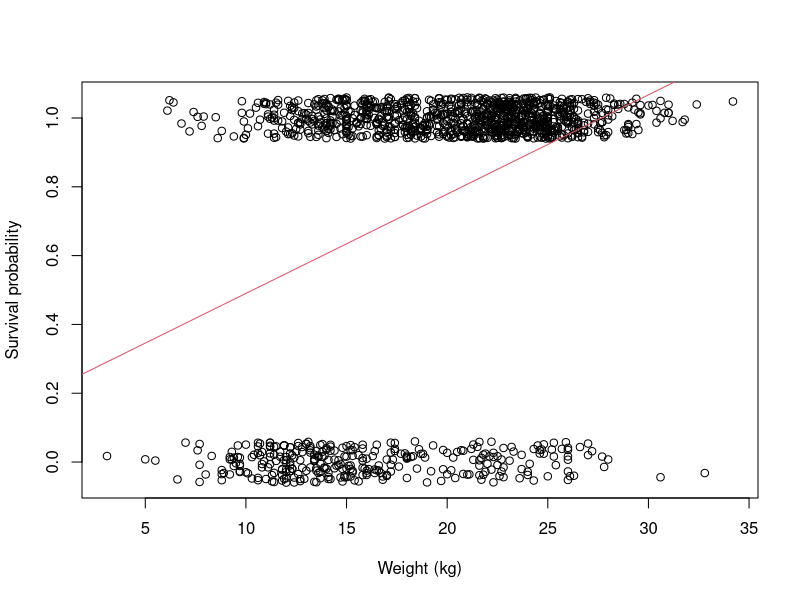
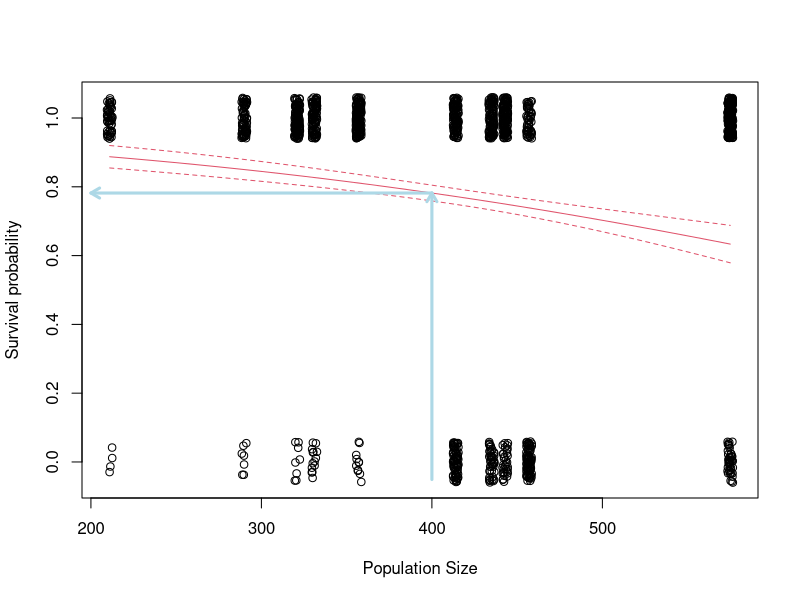
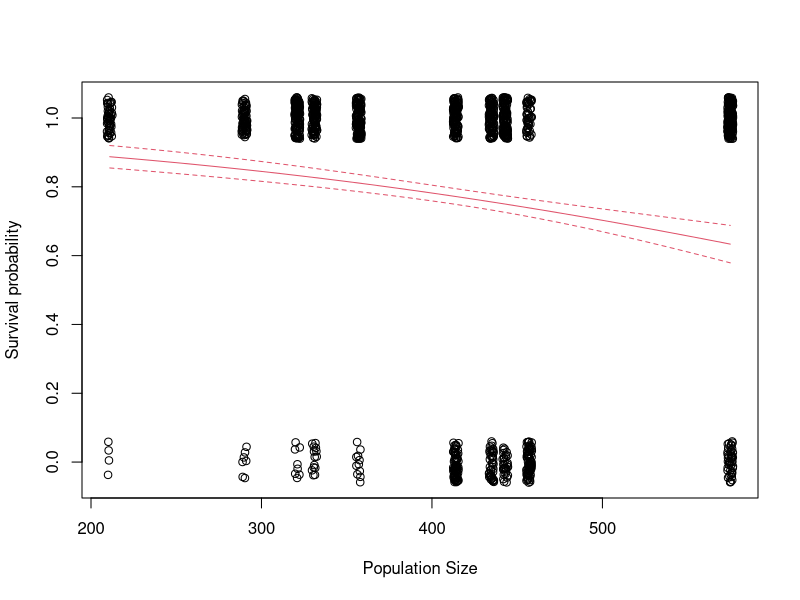
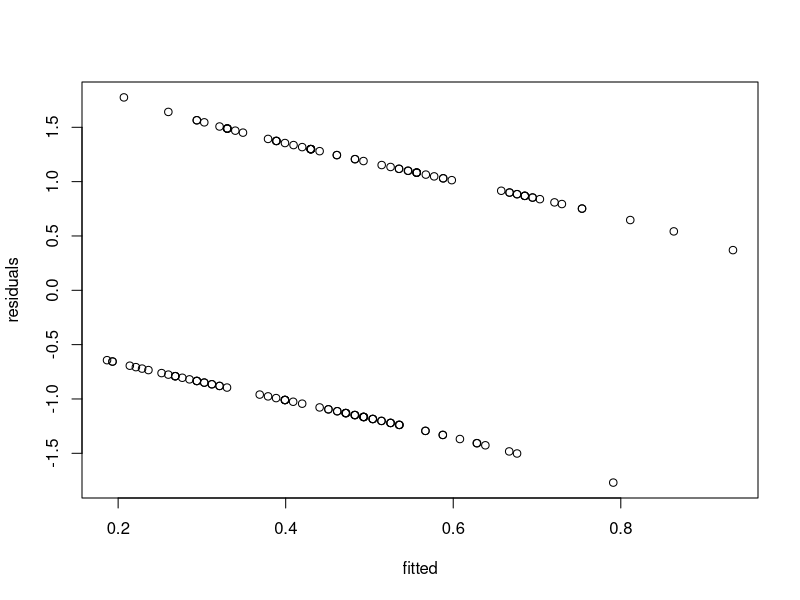
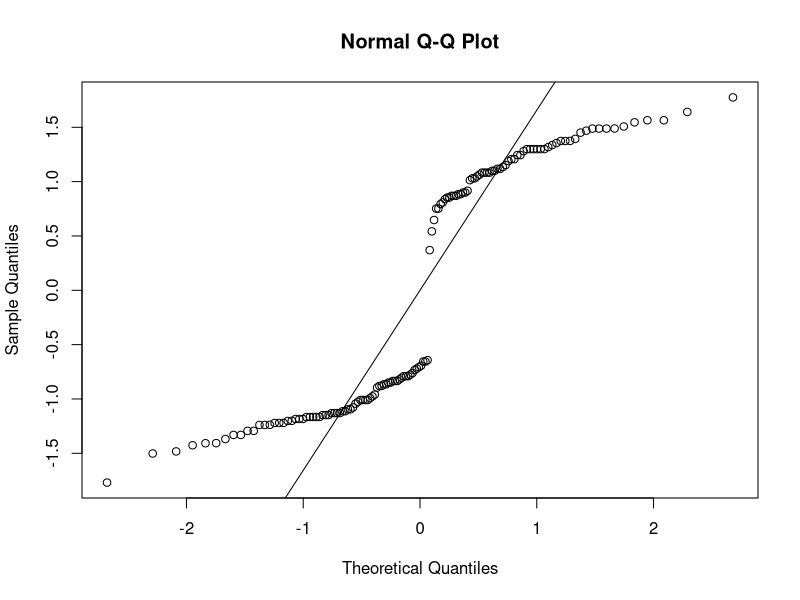
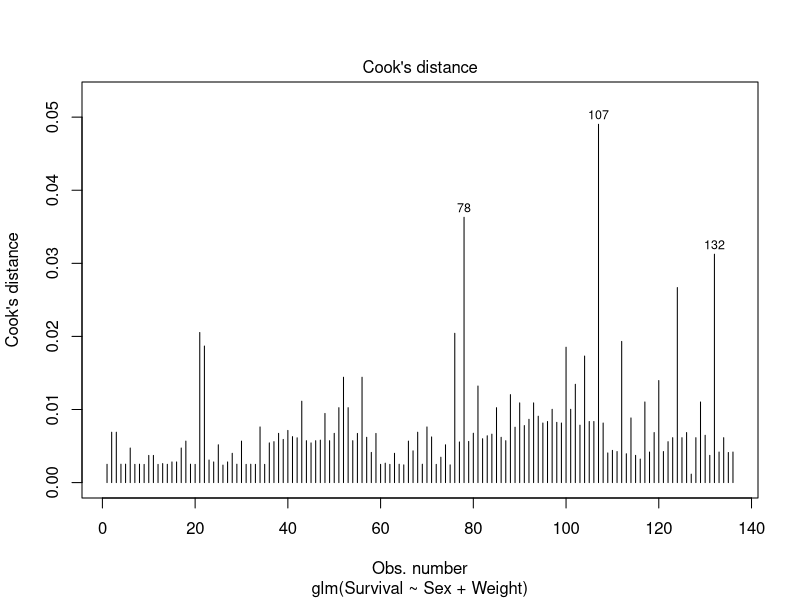
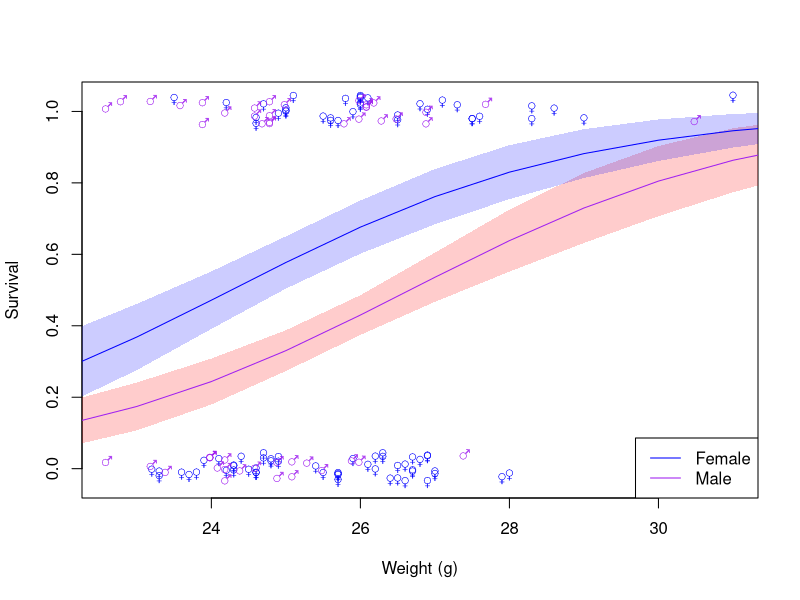

Recreate these plots in R, in order.
## ---- chunk 1
knitr::opts_chunk$set(cache=FALSE, dpi = 48)
## ---- chunk 2
SheepData <- read.csv("SheepData.csv", header=T)
## ---- chunk 3
plot(SheepData$Weight, jitter(SheepData$Survival, factor=0.3), 
     xlab="Weight (kg)", 
     ylab="Survival probability")
abline(lm(Survival~Weight, data=SheepData), col=2)
## ---- chunk 4
mod1 <- glm(Survival ~ PopSize, family = binomial(), data=SheepData)
predx <- data.frame(PopSize=seq(min(SheepData$PopSize),
                                max(SheepData$PopSize),
                                length=30))
predpsurv <- predict(mod1, newdata = predx, se.fit = TRUE, type = "response")
pred400 <- predict(mod1, newdata = data.frame(PopSize=400),
                   type = "response")
plot(jitter(SheepData$PopSize), jitter(SheepData$Survival, factor=0.3), 
     xlab="Population Size", 
     ylab="Survival probability")
lines(predx$PopSize, predpsurv$fit, col=2)
lines(predx$PopSize, predpsurv$fit-1.96*predpsurv$se.fit, col=2, lty=2)
lines(predx$PopSize, predpsurv$fit+1.96*predpsurv$se.fit, col=2, lty=2)
arrows(x0=400, y0=-0.051, x1=400, y1=pred400, col="lightblue",
       length=0.1, lwd=3)
arrows(x0=400, y0=pred400, x1=200, y1=pred400, col="lightblue",
       length=0.1, lwd=3)
## ---- chunk 5
plot(jitter(SheepData$PopSize), jitter(SheepData$Survival, factor=0.3), 
     xlab="Population Size", 
     ylab="Survival probability")
lines(predx$PopSize, predpsurv$fit, col=2)
lines(predx$PopSize, predpsurv$fit-1.96*predpsurv$se.fit, col=2, lty=2)
lines(predx$PopSize, predpsurv$fit+1.96*predpsurv$se.fit, col=2, lty=2)

## ---- chunk 6
SheepData <- read.csv("SheepData.csv", header=T)
## ---- chunk 7
# Run model
model <- glm(Survival ~ Weight, data = SheepData, family=binomial(link=logit))

# Look at results
coef(model)
confint(model)

# Then predict
prediction_intercept <- 1/(1+exp(-(-2.0298345+(0.1754527*0))))
prediction_intercept # weight = 0kg

prediction_20 <- 1/(1+exp(-(-2.0298345+(0.1754527*20))))
prediction_20 # weight = 20kg

prediction_25 <- 1/(1+exp(-(-2.0298345+(0.1754527*25))))
prediction_25 # weight = 25kg

## ---- chunk 8
# first make some `new` X values to predict for
newdata <- data.frame(Weight = seq(0,35,1))

# then predict from your model
predictions <- predict(model, newdata, type="response", se.fit=T)
## ---- chunk 9
# run model for H1
H1 <- glm(Survival ~ Weight, data = SheepData, family=binomial(link=logit))

# run model for H0
H0 <- glm(Survival ~ 1, data = SheepData, family=binomial(link=logit))

# run anova
anova(H0, H1, test = "LRT")

## ---- chunk 10
SparrowData <- read.csv("Sparrows.csv", header=T)

model0 <- glm(Survival ~ Sex + Weight, data = SparrowData, family = binomial(link=logit))
model1 <- glm(Survival ~ Sex * Weight, data = SparrowData, family = binomial(link=logit))

anova(model0, model1, test="LRT")

## ---- chunk 11
# fitted versus residuals plot
# remember these are deviance residuals
fitted <- fitted(model0)
residuals <- resid(model0)
plot(fitted, residuals)

# normal QQ plot
qqnorm(residuals)
qqline(residuals)

# cook's distance
plot(model0, which=4)

# dispersion
summary(model0)
174.55/133

## ---- chunk 12
coef(model0)
confint(model0)
## ---- chunk 13
# Make predictions for plot
newdata <- expand.grid(Weight = seq(0,35,1), Sex=unique(SparrowData$Sex))
predictions <- predict(model0, newdata, type="response", se.fit=T)
newdata$pred <- predictions$fit
newdata$pred.se <- predictions$se.fit
# Lower and upper intervals
newdata$pred.L <- newdata$pred - newdata$pred.se
newdata$pred.U <- newdata$pred + newdata$pred.se

SparrowData$SexCode <- 1 + (SparrowData$Sex=="Female")

plot(SparrowData$Weight, jitter(SparrowData$Survival, factor = 0.2), type="n",
    col=c("purple", "blue")[SparrowData$SexCode],
    xlab="Weight (g)", ylab="Survival")
# plot intervals for predictions, using transparent colours (4th arg to rgb())
polygon(c(newdata$Weight[newdata$Sex=="Male"], rev(newdata$Weight[newdata$Sex=="Male"])),
       c(newdata$pred.L[newdata$Sex=="Male"], rev(newdata$pred.U[newdata$Sex=="Male"])),
       border=NA, col=rgb(1,0,0,0.2))
polygon(c(newdata$Weight[newdata$Sex=="Female"], rev(newdata$Weight[newdata$Sex=="Female"])),
       c(newdata$pred.L[newdata$Sex=="Female"], rev(newdata$pred.U[newdata$Sex=="Female"])),
       border=NA, col=rgb(0,0,1,0.2))
# Plotting gender symbols trick from here:
# http://sciencetools.evo-eco.org/sciencetools/male-and-female-symbols-in-r/
text(SparrowData$Weight, jitter(SparrowData$Survival, factor = 0.2),
    labels=c('\\VE', '\\MA')[SparrowData$SexCode],vfont=c("sans serif","bold"),
    col=c("blue", "purple")[SparrowData$SexCode])
lines(newdata$Weight[newdata$Sex=="Male"], newdata$pred[newdata$Sex=="Male"], col="purple")
lines(newdata$Weight[newdata$Sex=="Female"], newdata$pred[newdata$Sex=="Female"], col="blue")
legend("bottomright", c("Female", "Male"), col=c("blue", "purple"), lty=1)
